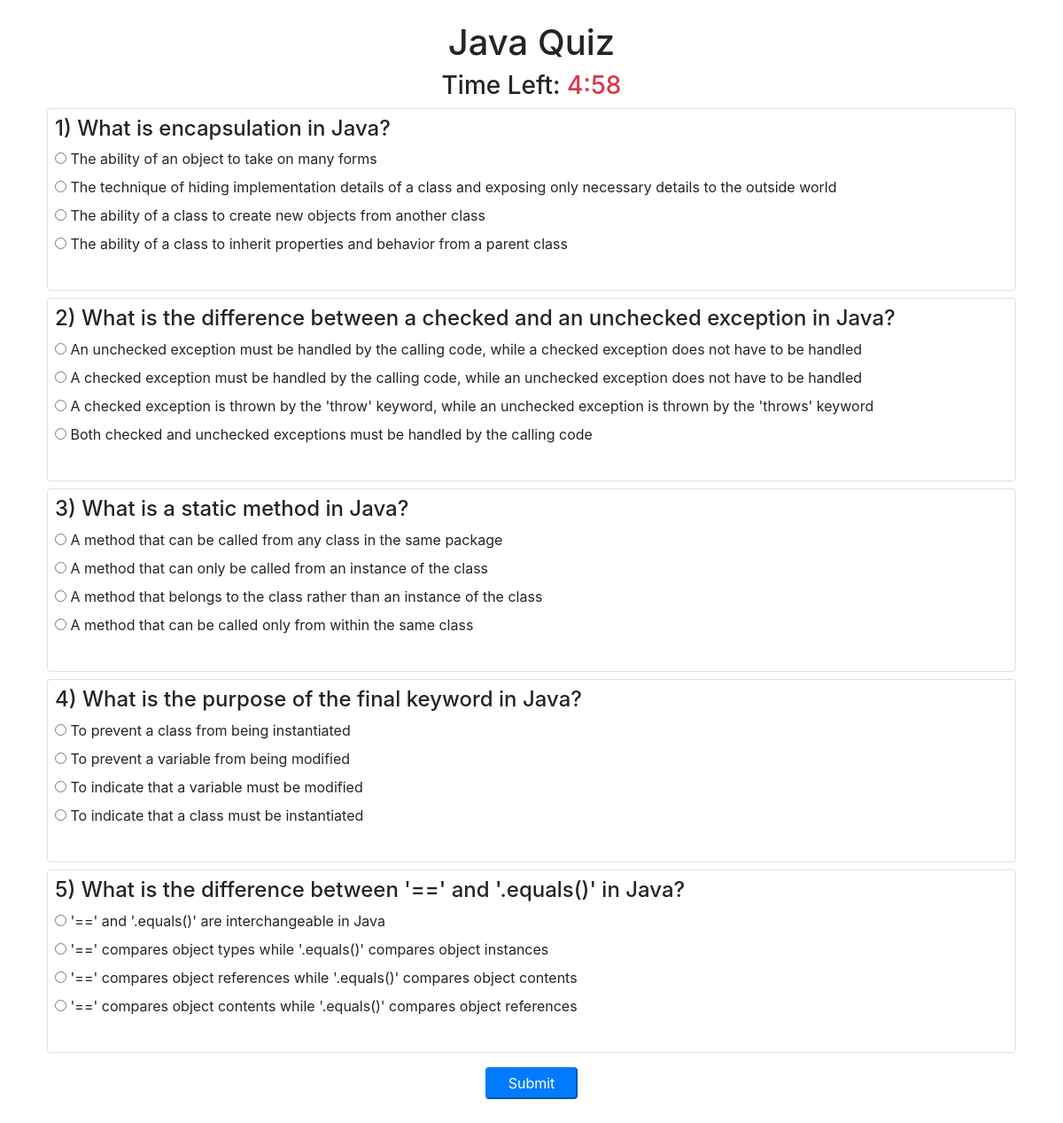
Screenshot of /quiz/2/ (signed in) with the database file from the repository.
### quiz/models.py (models this page shows, shortened)
class QuizCategory(models.Model):
    category_name = models.CharField(max_length=50)
    category_id = models.IntegerField()

class Question(models.Model):
    question_text = models.CharField(max_length=200)
    quiz_category = models.ForeignKey(QuizCategory, on_delete=models.CASCADE)
    option1 = models.CharField(max_length=200)
    option2 = models.CharField(max_length=200)
    option3 = models.CharField(max_length=200)
    option4 = models.CharField(max_length=200)
    correct_answer = models.CharField(max_length=200)

### quiz/views.py (the view)
# urls.py: path('<int:category_id>/', start_quiz, name='start_quiz'),
@login_required
def start_quiz(request, category_id):
    selected_questions = Question.objects.filter(quiz_category__category_id=category_id) # get questions of the category_id
    quiz_topic = QuizCategory.objects.filter(id=category_id).values_list('category_name', flat=True).first() # to display quiz topic
    if len(selected_questions) == 0:
        error_message = 'No questions found.'
        context = {'error_message': error_message}
        return render(request, 'quiz/no_questions_found.html', context)
    if len(selected_questions) > 5:
        selected_questions = random.sample(list(selected_questions), 5) #randomize question of more than 5
    for question in selected_questions:
        options = [question.option1, question.option2, question.option3, question.option4]
        random.shuffle(options)
        question.option1, question.option2, question.option3, question.option4 = options #reassign shuffled options back
    if request.method == 'POST':
        score = 0
        total_questions = 0
        for question in selected_questions:
            selected_option = request.POST.get(str(question.id))
            if selected_option == question.correct_answer:
                score += 1
            total_questions += 1
        percentage_score = (score / total_questions) * 100
        quiz_result = QuizResult.objects.create(
            user=request.user,
            quiz_category_id=category_id,
            score=percentage_score
        )
        quiz_result.save()
        context = {
            'quiz_result': quiz_result,
            'category_id':category_id
        }
        return render(request, 'quiz/result.html', context)
    else:
        context = {
            'questions': selected_questions,
            'category_id': category_id,
            'quiz_topic':quiz_topic
        }
        return render(request, 'quiz/question.html', context)

### templates/quiz/question.html (shortened to what this page needs)
<!DOCTYPE html>
<html>
<head>
   <link rel="stylesheet" href="https://cdn.jsdelivr.net/npm/bootstrap@4.3.1/dist/css/bootstrap.min.css">
</head>
<body>
<div class="container mt-4">
{% block content %}
    <div class="text-center">
        <h1>{{ quiz_topic }} Quiz</h1>
        <h3 >Time Left: <span id="timer" class="text-danger">5:00</span></h3>
    </div>
    <div class="mb-4">
        <form method="POST" action="{% url 'quiz:start_quiz' category_id %}">
            {% for question in questions %}
             <div class="border m-2 p-2 rounded">
  <h4>{{ forloop.counter }}) {{ question.question_text }}</h4>
  <label for="{{ question.id }}_option1">
    <input type="radio" id="{{ question.id }}_option1" name="{{ question.id }}" value="{{ question.option1 }}"> {{ question.option1 }}
  </label><br>
  <label for="{{ question.id }}_option2">
    <input type="radio" id="{{ question.id }}_option2" name="{{ question.id }}" value="{{ question.option2 }}"> {{ question.option2 }}
  </label><br>
  <label for="{{ question.id }}_option3">
    <input type="radio" id="{{ question.id }}_option3" name="{{ question.id }}" value="{{ question.option3 }}"> {{ question.option3 }}
  </label><br>
  <label for="{{ question.id }}_option4">
    <input type="radio" id="{{ question.id }}_option4" name="{{ question.id }}" value="{{ question.option4 }}"> {{ question.option4 }}
  </label><br><br>
</div>
            {% endfor %}
            <div class="text-center">
                <input class="btn-primary rounded px-4 py-1 my-2" type="submit" value="Submit">
            </div>
        </form>
    </div>
{% endblock %}
</div>
</body>
</html>

### rows the page displays
QuizCategory: category_name "Java"
Question: question_text "What is encapsulation in Java?", option1 "The ability of an object to take on many forms", option2 "The technique of hiding implementation details of a class and exposing only necessary details to the outside world", option3 "The ability of a class to create new objects from another class", option4 "The ability of a class to inherit properties and behavior from a parent class"
Question: question_text "What is the difference between a checked and an unchecked exception in Java?", option1 "An unchecked exception must be handled by the calling code, while a checked exception does not have to be handled", option2 "A checked exception must be handled by the calling code, while an unchecked exception does not have to be handled", option3 "A checked exception is thrown by the 'throw' keyword, while an unchecked exception is thrown by the 'throws' keyword", option4 "Both checked and unchecked exceptions must be handled by the calling code"
Question: question_text "What is a static method in Java?", option1 "A method that can be called from any class in the same package", option2 "A method that can only be called from an instance of the class", option3 "A method that belongs to the class rather than an instance of the class", option4 "A method that can be called only from within the same class"
Question: question_text "What is the purpose of the final keyword in Java?", option1 "To prevent a class from being instantiated", option2 "To prevent a variable from being modified", option3 "To indicate that a variable must be modified", option4 "To indicate that a class must be instantiated"
Question: question_text "What is the difference between '==' and '.equals()' in Java?", option1 "'==' and '.equals()' are interchangeable in Java", option2 "'==' compares object types while '.equals()' compares object instances", option3 "'==' compares object references while '.equals()' compares object contents", option4 "'==' compares object contents while '.equals()' compares object references"
